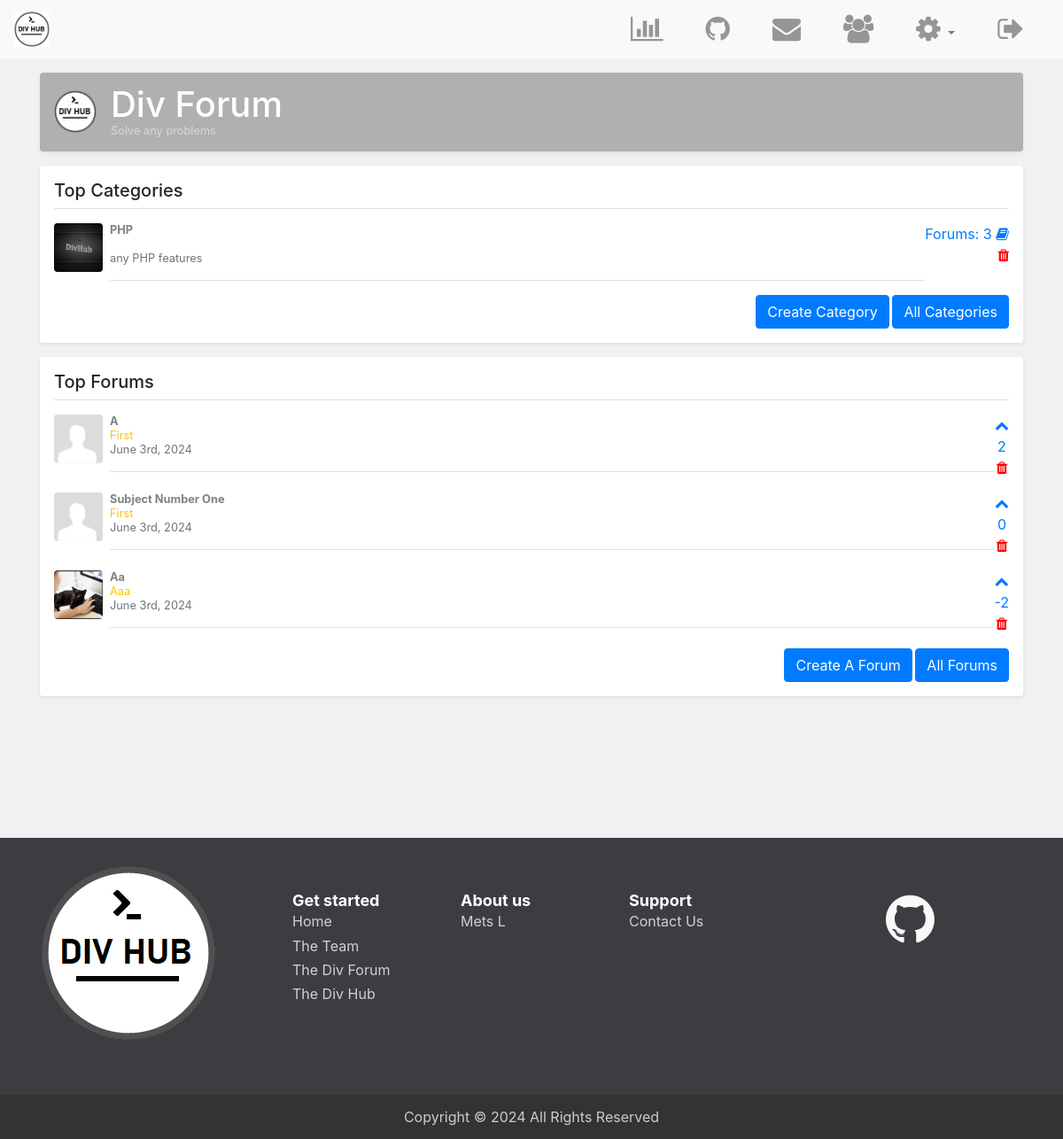
The page /forum.php (signed in) on the database its author committed.
### tables this page shows
CREATE TABLE IF NOT EXISTS `categories` (
  `cat_id` int NOT NULL AUTO_INCREMENT,
  `cat_name` varchar(255) NOT NULL,
  `cat_description` varchar(255) NOT NULL,
  PRIMARY KEY (`cat_id`),
  UNIQUE KEY `cat_name_unique` (`cat_name`)
);

CREATE TABLE IF NOT EXISTS `topics` (
  `topic_id` int NOT NULL AUTO_INCREMENT,
  `topic_subject` varchar(255) NOT NULL,
  `topic_date` datetime NOT NULL,
  `topic_cat` int NOT NULL,
  `topic_by` int NOT NULL,
  PRIMARY KEY (`topic_id`),
  KEY `topic_cat` (`topic_cat`),
  KEY `topic_by` (`topic_by`)
);

CREATE TABLE IF NOT EXISTS `users` (
  `idUsers` int NOT NULL AUTO_INCREMENT,
  `userLevel` int NOT NULL DEFAULT '0',
  `f_name` varchar(50) NOT NULL,
  `l_name` varchar(50) NOT NULL,
  `uidUsers` tinytext NOT NULL,
  `emailUsers` tinytext NOT NULL,
  `pwdUsers` longtext NOT NULL,
  `gender` char(1) NOT NULL,
  `headline` varchar(500) DEFAULT NULL,
  `bio` varchar(4000) DEFAULT NULL,
  `userImg` varchar(500) DEFAULT 'default.png',
  PRIMARY KEY (`idUsers`)
);

### forum.php (the view, shortened to what this page needs)
<?php
    require 'includes/dbh.inc.php';
    include 'includes/HTML-head.php';
?>
	<link rel="stylesheet" type="text/css" href="css/list-page.css">
    </head>
    <body style="background: #f1f1f1">
        <?php include 'includes/navbar.php'; ?>
        <main role="main" class="container">
      <div class="d-flex align-items-center p-3 my-3 text-white-50 bg-purple rounded shadow-sm">
          <img class="mr-3" src="img/202.png" alt="" width="48" height="48">
        <div class="lh-100">
          <h1 class="mb-0 text-white lh-100">Div Forum</h1>
          <small>Solve any problems</small>
        </div>
      </div>
      <div class="my-3 p-3 bg-white rounded shadow-sm">
        <h5 class="border-bottom border-gray pb-2 mb-0">Top Categories</h5>
        <?php
            $sql = "select cat_id, cat_name, cat_description, (
                        select count(*) from topics
                        where topics.topic_cat = cat_id
                        ) as forums
                    from categories
                    order by forums desc, cat_id asc
                    LIMIT 5";
            $stmt = mysqli_stmt_init($conn);
            if (!mysqli_stmt_prepare($stmt, $sql))
            {
                die('SQL error');
            }
            else
            {
                mysqli_stmt_execute($stmt);
                $result = mysqli_stmt_get_result($stmt);
                while ($row = mysqli_fetch_assoc($result))
                {
                    echo '<a href="topics.php?cat='.$row['cat_id'].'">
                        <div class="media text-muted pt-3">
                            <img src="img/forum-cover.png" alt="" class="mr-2 rounded div-img ">
                            <p class="media-body pb-3 mb-0 small lh-125 border-bottom border-gray ">
                              <strong class="d-block text-gray-dark">'.ucwords($row['cat_name']).'</strong></a>
                                  <br>'.$row['cat_description'].'
                            </p>
                            <span class="text-right text-primary">
                                Forums: '.$row['forums'].' <i class="fa fa-book" aria-hidden="true"></i><br>';
                    if ($_SESSION['userLevel'] == 1)
                    {
                        echo '<a href="includes/delete-category.php?id='.$row['cat_id'].'&page=forum" >
                                <i class="fa fa-trash" aria-hidden="true" style="color: red;"></i>
                              </a>
                            </span>';
                    }
                    else
                    {
                        echo '</span>';
                    }
                    echo '</div>';
                }
           }
            if ($_SESSION['userLevel'] == 1)
            {
                echo '<small class="d-block text-right mt-3">
                        <a href="create-category.php" class="btn btn-primary">Create Category</a>';
            }
            else
            {
                echo '<small class="d-block text-right mt-3">';
            }
        ?>
            <a href="categories.php" class="btn btn-primary">All Categories</a>
        </small>
      <div class="my-3 p-3 bg-white rounded shadow-sm">
        <h5 class="border-bottom border-gray pb-2 mb-0">Top Forums</h5>
        <?php
            $sql = "select topic_id, topic_subject, topic_date, topic_cat, topic_by, userImg, idUsers, uidUsers, cat_name, (
                            select sum(post_votes)
                        from posts
                        where post_topic = topic_id
                        ) as upvotes
                    from topics, users, categories
                    where topics.topic_by = users.idUsers
                    and topics.topic_cat = categories.cat_id
                    order by upvotes desc, topic_id asc
                    LIMIT 5";
            $stmt = mysqli_stmt_init($conn);
            if (!mysqli_stmt_prepare($stmt, $sql))
            {
                die('SQL error');
            }
            else
            {
                mysqli_stmt_execute($stmt);
                $result = mysqli_stmt_get_result($stmt);
                while ($row = mysqli_fetch_assoc($result))
                {
                    echo '<a href="posts.php?topic='.$row['topic_id'].'">
                        <div class="media text-muted pt-3">
                            <img src="uploads/'.$row['userImg'].'" alt="" class="mr-2 rounded div-img">
                            <p class="media-body pb-3 mb-0 small lh-125 border-bottom border-gray">
                              <strong class="d-block text-gray-dark">'.ucwords($row['topic_subject']).'</strong></a>
                              <span class="text-warning">'.ucwords($row['uidUsers']).'</span><br>
                              '.date("F jS, Y", strtotime($row['topic_date'])).'
                            </p>
                            <span class="text-primary text-center">
                                <i class="fa fa-chevron-up" aria-hidden="true"></i><br>
                                    '.$row['upvotes'].'<br>';
                    if ($_SESSION['userLevel'] == 1 || $_SESSION['userId'] == $row['idUsers'])
                    {
                        echo '<a href="includes/delete-forum.php?id='.$row['topic_id'].'&page=forum" >
                                <i class="fa fa-trash" aria-hidden="true" style="color: red;"></i>
                              </a>
                            </span>';
                    }
                    else
                    {
                        echo '</span>';
                    }
                    echo '</span>
                            </div>';
                }
           }
        ?>
        <small class="d-block text-right mt-3">
            <a href="create-topic.php" class="btn btn-primary">Create A Forum</a>
            <a href="topics.php" class="btn btn-primary">All Forums</a>
        </small>
    </main>
        <?php include 'includes/footer.php'; ?>
    </body>
</html>

### includes/HTML-head.php (shortened to what this page needs)
<!DOCTYPE html>
<html>
    <head>
        <link href="css/bootstrap.min.css" rel="stylesheet">
        <link href="font-awesome/css/font-awesome.min.css" rel="stylesheet">
        <link href="css/footer.css" rel="stylesheet">
        <link href="css/styles.css" rel="stylesheet">

### includes/navbar.php (shortened to what this page needs)
<nav class="navbar sticky-top navbar-expand-md navbar-light bg-light">
    <a class="navbar-brand" href="index.php">
        <img src="img/200.png" width="40" height="40">
    </a>
    <div class="collapse navbar-collapse justify-content-right" id="navbarSupportedContent">
      <ul class="navbar-nav ml-auto mr-1">
        <li class="nav-item px-3">
            <a class="nav-link" href="index.php">
                <i class="fa fa-bar-chart fa-2x" aria-hidden="true"></i>
            </a>
        </li>
        <li class="nav-item px-3">
            <a class="nav-link" href="https://github.com/">
                <i class="fa fa-github fa-2x" aria-hidden="true"></i>
            </a>
        </li>
        <li class="nav-item px-3">
            <a class="nav-link" href="message.php">
                <i class="fa fa-envelope fa-2x" aria-hidden="true"></i>
            </a>
        </li>
        <li class="nav-item px-3">
            <a class="nav-link" href="users-view.php">
                <i class="fa fa-users fa-2x" aria-hidden="true"></i>
            </a>
        </li>
        <li class="nav-item dropdown px-3">
          <a class="nav-link dropdown-toggle" href="#" id="navbarDropdown" role="button" data-toggle="dropdown" aria-haspopup="true" aria-expanded="false">
            <i class="fa fa-cog fa-2x" aria-hidden="true"></i>
          </a>
        </li>
        <li class="nav-item px-3">
          <a class="nav-link" href="includes/logout.inc.php">
              <i class="fa fa-sign-out fa-2x" aria-hidden="true"></i>
          </a>
        </li>
      </ul>
    </div>
</nav>

### includes/footer.php
<br><br><br><br>
<footer id="myFooter" class="mt-5">
        <div class="container">
            <div class="row">
                <div class="col-sm-3">
                    <h2 class="logo"><a href="index.php"><img src='img/201.png'></a></h2>
                </div>
                <div class="col-sm-2">
                    <h5>Get started</h5>
                    <ul>
                        <li><a href="index.php">Home</a></li>
                        <li><a href="team.php">The Team</a></li>
                        <li><a href="forum.php">The Div Forum</a></li>
                        <li><a href="hub.php">The Div Hub</a></li>
                    </ul>
                </div>
                <div class="col-sm-2">
                    <h5>About us</h5>
                    <ul>
                        <li><a href="Div creators/ufo.php">Mets L</a></li>
                    </ul>
                </div>
                <div class="col-sm-2">
                    <h5>Support</h5>
                    <ul>
                        <li><a href="contact.php">Contact Us</a></li>
                    </ul>
                </div>
                <div class="col-sm-3">
                    <div class="social-networks">
                        <a href="https://github.com/"
                           class="twitter"><i class="fa fa-github fa-2x"></i></a>
                    </div>
                </div>
            </div>
        </div>
        <div class="footer-copyright">
            <p>Copyright &copy; <script>document.write(new Date().getFullYear());</script> All Rights Reserved </p>
        </div>
    </footer>

### css/footer.css (style rules this page uses)
#myFooter { background-color: #3c3d41; color: white; padding-top: 30px; }
#myFooter .footer-copyright { background-color: #333333; padding-top: 3px; padding-bottom: 3px; text-align: center; }
#myFooter .row { margin-bottom: 60px; }
#myFooter .footer-copyright p { margin: 10px; color: #ccc; }
#myFooter ul { list-style-type: none; padding-left: 0; line-height: 1.7; }
#myFooter h5 { font-size: 18px; color: white; font-weight: bold; margin-top: 30px; }
#myFooter h2 a { font-size: 50px; text-align: center; color: #fff; }
#myFooter a { color: #d2d1d1; text-decoration: none; }
#myFooter .social-networks { text-align: center; padding-top: 30px; padding-bottom: 16px; }
#myFooter .social-networks a { font-size: 32px; color: #f9f9f9; padding: 10px; transition: 0.2s; }
#myFooter { flex: 0 0 auto; -webkit-flex: 0 0 auto; }

### css/styles.css (style rules this page uses)
html, body { height: 100%; }
img { max-width: 100%; }
a { text-decoration: none }
h1 { color: #ff9000; }
* { word-wrap: break-word; overflow-wrap: break-word; }
h1, h2, h3, h4, h5, h6, p, a, ul, span, li, img, inpot, button { margin: 0; padding: 0; }
.navbar .fa { color: #969696; }

### css/list-page.css (style rules this page uses)
html, body { overflow-x: hidden; }
.text-white-50 { color: rgba(255, 255, 255, .5); }
.bg-purple { background-color: #B0B0B0; }
.lh-100 { line-height: 1; }
.lh-125 { line-height: 1.25; }
.div-img { width: 55px; height: 55px; object-fit: cover; transition: transform .2s; }
a { color: gray; }

### rows shown on the page
categories: cat_name "PHP", cat_description "any PHP features", forums "3"
topics: topic_by.userImg (placeholder picture), topic_subject "A", topic_by.uidUsers "First", topic_date "June 3rd, 2024", upvotes "2"
topics: topic_by.userImg (placeholder picture), topic_subject "Subject Number One", topic_by.uidUsers "First", topic_date "June 3rd, 2024", upvotes "0"
topics: topic_by.userImg (picture), topic_subject "Aa", topic_by.uidUsers "Aaa", topic_date "June 3rd, 2024", upvotes "-2"
